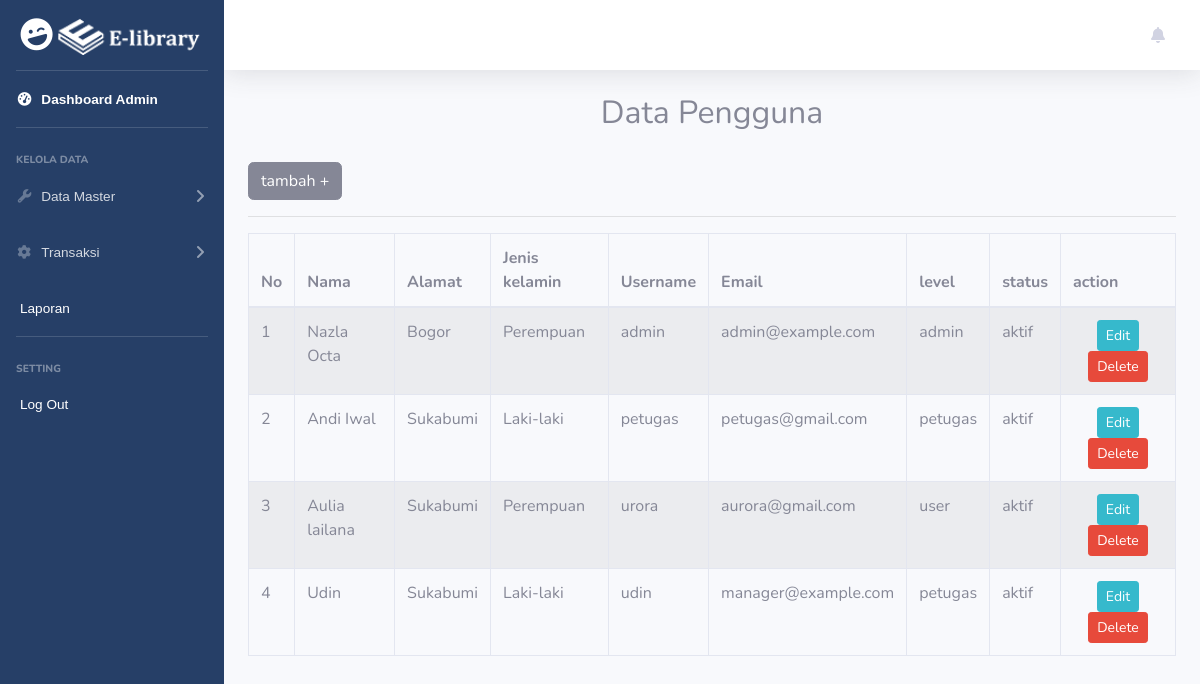
The app's page /index.php/admin/user with its own data.
### tables this page shows
CREATE TABLE `tb_user` (
  `id_user` int(11) NOT NULL,
  `username` varchar(100) NOT NULL,
  `password` varchar(100) NOT NULL,
  `email` varchar(255) NOT NULL,
  `level` enum('admin','user','petugas') NOT NULL,
  `foto` varchar(255) NOT NULL,
  `nama` varchar(255) NOT NULL,
  `alamat` varchar(255) DEFAULT NULL,
  `jk` enum('Laki-laki','Perempuan') NOT NULL,
  `onofff` enum('aktif','tidak aktif') NOT NULL,
  `status` enum('0','1') NOT NULL
);

### application/controllers/admin.php (called while the page is built, shortened)
<?php
class admin extends CI_Controller {
    function __construct(){
		$this->load->model('mymodel');
		$this->load->library('form_validation');
		$this->load->helper('url','form');
	}
	public function user()
    {
        $data['user'] = $this->mymodel->tampil_user()->result();
        $data['page'] = 'data_user';
        $this->load->view('v_admin',$data);
    }
}

### index.php (called while the page is built, shortened)
<?php
require_once BASEPATH.'core/CodeIgniter.php';

### application/models/mymodel.php (called while the page is built, shortened)
<?php
class mymodel extends CI_Model {
	public function tampil_user()
	{
		return $this->db->get('tb_user');
	}
}

### application/views/data_user.php (the view, shortened to what this page needs)
<div class="container" style="margin-top: 20px">
        <div class="row">
            <div class="col-md-12">
                <h2 style="text-align: center;margin-bottom: 30px">Data Pengguna</h2>
                <a href="<?=site_url('admin/c_mahasiswa')?>" class="btn btn-secondary btn-icon-split" enctype="multipart/form-data">
                                            <span class="text">tambah +</span>
                                        </a>
                <hr>
                <table id="myTable" class="table table-striped table-bordered" cellspacing="0" >
                <thead>
                    <tr>
                        <th>No</th>
                        <th>Nama</th>
                        <th>Alamat</th>
                        <th>Jenis kelamin</th>
                        <th>Username</th>
                        <th>Email</th>
                        <th>level</th>
                        <th>status</th>
                        <th>action</th>
                    </tr>
                </thead>
                <tbody>
                        <?php
                            $no=1;
                            foreach ($user as $s) {?>
                            <tr>
                                <td><?php echo $no++?></td>
                                <td><?php echo $s->nama?></td>
                                <td><?php echo $s->alamat?></td>
                                <td><?php echo $s->jk?></td>
                                <td><?php echo $s->username?></td>
                                <td><?php echo $s->email?></td>
                                <td><?php echo $s->level?></td>
                                <td><?php echo $s->onofff?></td>
                                <td style="text-align: center;">
                                <button  class="btn btn-sm btn-info" data-toggle="modal" data-target="#modaledit" data-id="<?php echo $s->id_user?>">Edit</button>
                                <a class="btn btn-sm btn-danger" href="<?=site_url('admin/delete_user/'.$s->id_user)?>">Delete</a>
                            </td>
                        </tr>
                        <?php }?>
                    </tbody>
                </table>
            </div>
        </div>
    </div>
    </div>
    </body>
    </html>

### records on screen
tb_user: nama "Nazla Octa", alamat "Bogor", jk "Perempuan", username "admin", email "admin@example.com", level "admin", onofff "aktif"
tb_user: nama "Andi Iwal", alamat "Sukabumi", jk "Laki-laki", username "petugas", email "petugas@gmail.com", level "petugas", onofff "aktif"
tb_user: nama "Aulia lailana", alamat "Sukabumi", jk "Perempuan", username "urora", email "aurora@gmail.com", level "user", onofff "aktif"
tb_user: nama "Udin", alamat "Sukabumi", jk "Laki-laki", username "udin", email "manager@example.com", level "petugas", onofff "aktif"
